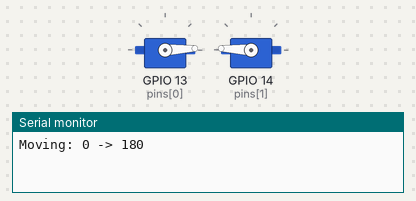
Recording of a sketch running on a simulated ESP32. Parts: 2 × servo, the last lines printed to the serial monitor.

Above: at 0.05 s.
At 1.55 s:
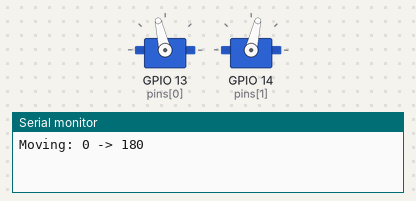
At 3.1 s:
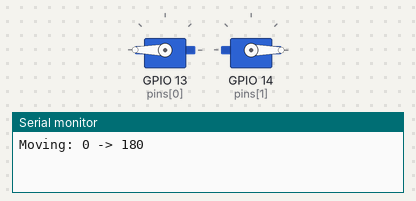
At 6.2 s:
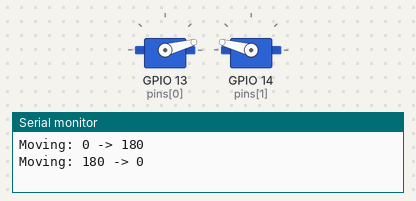
Timing chart, 0 to 9.7 s (numbered marks = the images above):
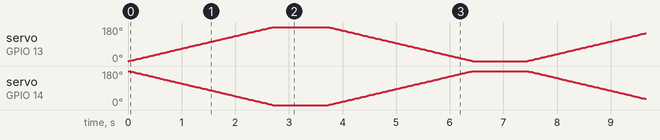

The sketch:

PWM.ino
```cpp
#include <ESP32Servo.h>

const int servosCount = 2;

// int APin = 13;
// int BPin = 14;
int pins[servosCount] = {13,14};
Servo servo[servosCount];
// 儲存目前角度的變數
int pos = 0;
void setup() {
	// Allow allocation of all timers
	ESP32PWM::allocateTimer(0);
	ESP32PWM::allocateTimer(1);
	ESP32PWM::allocateTimer(2);
	ESP32PWM::allocateTimer(3);
	Serial.begin(115200);

  for(int i=0;i<servosCount;++i){
    servo[i].setPeriodHertz(50);
    servo[i].attach(pins[i], 500, 2400); // 1KHz 10 bits
  }
	// pwm.attachPin(BPin, freq, 10); // 1KHz 10 bits
  servo[0].write(0);
  servo[1].write(180);
}
void loop() {
  // --- 動作 1: 從 0 度轉到 180 度 ---
    Serial.println("Moving: 0 -> 180");
    for (pos = 0; pos <= 180; pos += 1) {
        // 馬達 1：正向跟隨 pos
        servo[0].write(pos);

        // 馬達 2：反向 (總角度 - 目前角度)
        servo[1].write(180 - pos);

        delay(15); // 控制轉動速度，數值越小轉越快
    }

    delay(1000); // 到達極限後暫停 1 秒

    // --- 動作 2: 從 180 度轉回 0 度 ---
    Serial.println("Moving: 180 -> 0");
    for (pos = 180; pos >= 0; pos -= 1) {
        // 馬達 1：正向跟隨 pos
        servo[0].write(pos);

        // 馬達 2：反向
        servo[1].write(180 - pos);

        delay(15);
    }

    delay(1000); // 回到原點後暫停 1 秒
}
```
